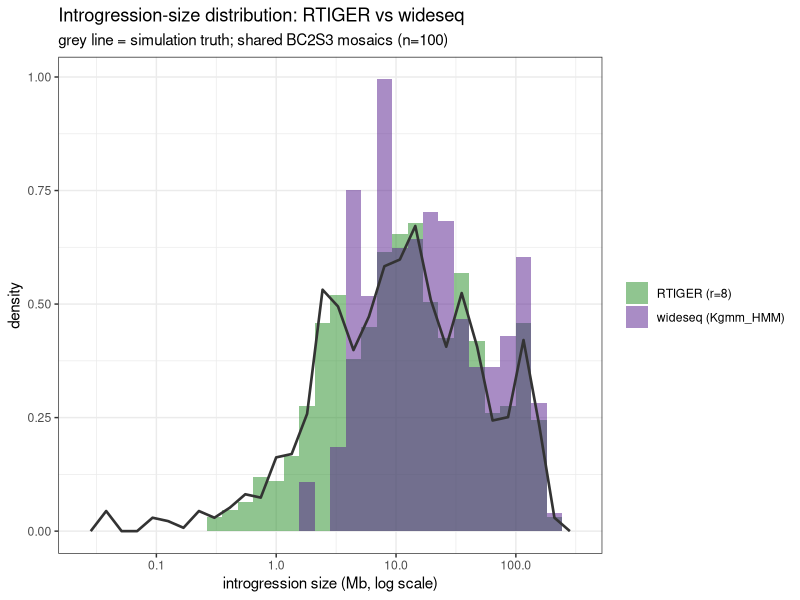

This figure's R source:
## ---- chunk 1
# Static: scored on the n=100 benchmark (RTIGER autotune r=8; wideseq Kgmm_HMM).
# Reproduce: Rscript score_rtiger.R --rtiger results/rtiger_benchmark/rtiger_out_auto/rtiger_result.rds
#            Rscript score_wideseq.R   (results/{rtiger,wideseq}_benchmark/scoring/)
marker <- tibble::tribble(
  ~state,            ~RTIGER_recall, ~RTIGER_prec, ~wideseq_recall, ~wideseq_prec,
  "0 recurrent",            1.000,        0.999,         0.998,         0.996,
  "1 het",                  0.974,        0.983,         0.971,         0.939,
  "2 donor",                0.996,        0.997,         0.963,         0.995
)
segment <- tibble::tribble(
  ~class,              ~RTIGER_P, ~RTIGER_R, ~RTIGER_F1, ~wideseq_P, ~wideseq_R, ~wideseq_F1,
  "homozygous donor",      0.999,     0.887,      0.939,      0.997,      0.792,      0.882,
  "heterozygous",          0.895,     0.773,      0.830,      0.958,      0.724,      0.825,
  "donor present",         0.980,     0.861,      0.917,      0.989,      0.772,      0.867
)
crossovers <- tibble::tribble(
  ~method,               ~called, ~true, ~co_bias,
  "RTIGER (r=8)",           19.1,  21.8,    -2.71,
  "wideseq (Kgmm_HMM)",     15.4,  19.9,    -4.48
)
knitr::kable(marker, caption = paste(
  "Marker/bin-level recall & precision.",
  "Overall accuracy: RTIGER 0.9986 (0.35% uncovered), wideseq 0.9937 (0% uncovered)."))
knitr::kable(segment, caption = paste(
  "Segment-level (reciprocal overlap >= 0.5). Boundary error (donor-present):",
  "RTIGER ~85 kb; wideseq 0 kb is a 1 Mb-grid artifact (true floor +/-1 Mb)."))
knitr::kable(crossovers, caption = paste(
  "Crossovers per genome vs each method's OWN truth (RTIGER truth has more",
  "detectable COs at 50K-marker resolution) -> compare bias, not absolute counts."))
## ---- chunk 2
library(dplyr); library(ggplot2)
blocks <- readr::read_csv("docs/rtiger_vs_wideseq_blocks.csv", show_col_types = FALSE)

summ <- blocks %>% group_by(src) %>%
  summarise(blocks_per_sample = round(n() / dplyr::n_distinct(name), 1),
            median_Mb = round(median(size_mb), 1),
            mean_Mb   = round(mean(size_mb), 1),
            `p10_Mb`  = round(quantile(size_mb, .10), 1),
            `p90_Mb`  = round(quantile(size_mb, .90), 1),
            `pct_under_1Mb` = round(100 * mean(size_mb < 1), 1),
            donor_Mb_per_sample = round(sum(size_mb) / dplyr::n_distinct(name), 0),
            .groups = "drop")
knitr::kable(summ, caption = "Introgression-size summary (donor-present blocks, n=100).")

tb <- filter(blocks, src == "simulation (truth)")
mp <- filter(blocks, src != "simulation (truth)")
ggplot(mp, aes(x = size_mb, fill = src)) +
  geom_histogram(aes(y = after_stat(density)), position = "identity",
                 alpha = 0.5, bins = 30) +
  geom_freqpoly(data = tb, aes(x = size_mb, y = after_stat(density)),
                bins = 30, colour = "grey20", linewidth = 0.9, inherit.aes = FALSE) +
  scale_fill_manual(values = c("RTIGER (r=8)" = "forestgreen",
                               "wideseq (Kgmm_HMM)" = "purple4")) +
  scale_x_log10() +
  labs(x = "introgression size (Mb, log scale)", y = "density", fill = NULL,
       title = "Introgression-size distribution: RTIGER vs wideseq",
       subtitle = "grey line = simulation truth; shared BC2S3 mosaics (n=100)") +
  theme_bw()
